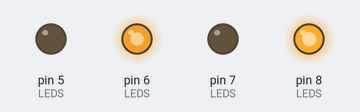
A sketch run on a simulated Arduino Uno, built with avr-gcc and run on an emulated ATmega328P. Parts: output pins drawn as LEDs (lit = HIGH). Random numbers use the default seed unless the sketch sets one.

Above: at 0.1 s.
At 1.3 s:
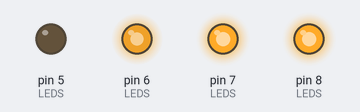
At 4.8 s:
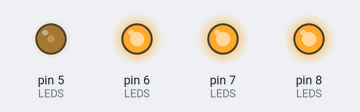
At 5.7 s:
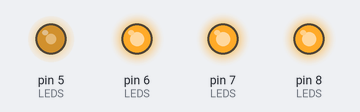
At 6.8 s:
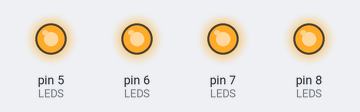
At 11.0 s:
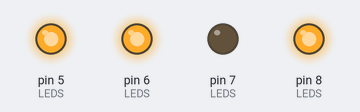
Timing chart, 0 to 37.9 s (numbered marks = the images above):
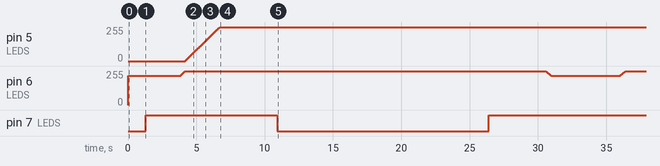

Measured:
- by itself, pin 7 (LEDS): HIGH → LOW at 10.9 s, → HIGH 15.5 s later

The sketch:

Stars-Colors.ino
```cpp
// (licence header left out)
/// Arduino Pins
/*
  #define LED_RED 9
  #define LED_GREEN 5
  #define LED_BLUE 3
  #define LED_YELLOW 6
  #define SWITCH 4
  //*/

/// ATTINY85 PINS
/*
  #define LED_RED 0
  #define LED_GREEN 1
  #define LED_BLUE 3 // NOT PWM!
  #define LED_YELLOW 4
  #define SWITCH 2
//*/


/// ATTINY84 PINS
///*
#define LED_RED 7
#define LED_GREEN 8
#define LED_BLUE 6
#define LED_YELLOW 5
#define SWITCH 9
//*/

#define MIN_ON_SECONDS 5
#define MAX_ON_SECONDS 10
#define DIM_DELAY_MIN 10
#define DIM_DELAY_MAX 40

int LEDS[4] = {LED_RED, LED_GREEN, LED_BLUE, LED_YELLOW};

void setup() {

  randomSeed(analogRead(2)); // Set this to an analog pin that is not connected

  // To make sure everything is working we light
  // up all the LEDS to their max brightness and dim them one by one
  for (int i = 0; i < 4; i++)
  {
    analogWrite(LEDS[i], getMaxBrightness(LEDS[i]));
  }

  for (int i = 0; i < 4; i++)
  {
    for (int level = getMaxBrightness(LEDS[i]); level < 255 ; level++) {
      analogWrite(LEDS[i], level);
      delay(DIM_DELAY_MIN);
    }
    digitalWrite(LEDS[i], HIGH);

  }
}

int getMaxBrightness(int led)
{
  //To compensate for differences in LED brightness, we set the max brightness per LED.
  // Because we're using the pwm pin as a sink, 0 is brightest and 254 is off.
  int maxBright = 0;
  switch (led)
  {
    case LED_BLUE:
      maxBright = 220;
      break;
    case LED_GREEN:
      maxBright = 128;
      break;
    default:
      maxBright = 0;
  }
  return maxBright;
}

void loop() {
  int led = random(0, 4);
  int dimdelay = random(DIM_DELAY_MIN, DIM_DELAY_MAX + 1);
  int timeout = random(MIN_ON_SECONDS, MAX_ON_SECONDS + 1);
  int maxBright = getMaxBrightness(LEDS[led]);

  for (int i = 254; i >= maxBright; i--)
  {
    analogWrite(LEDS[led], i);
    delay(dimdelay);
  }

  delay(timeout * 1000 );
  for (int i = maxBright; i <= 254 ; i++)
  {
    delay(dimdelay);
    analogWrite(LEDS[led], i);
  }
  digitalWrite(LEDS[led], HIGH);
}
```
